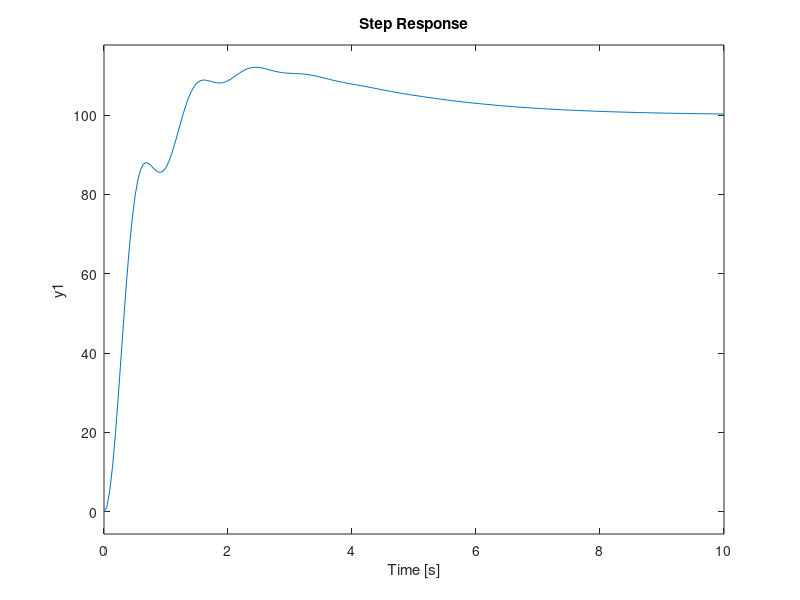

Here is the MATLAB script that generated this plot:
s = tf('s');

Mp = 0.248;
tp = 3.45;
ksi = -log(Mp)/sqrt(log(Mp)*log(Mp)+pi^2);
beta = asin(sqrt(1-ksi^2));
wd = pi/tp;
wn = wd/sin(beta);

PT2 = wn^2/(s^2 + 2*ksi*wn*s + wn^2)
% step(PT2)
% grid
% hold
 
% Mp2 = 0.2163;
% tp2 = 3.0;
% ksi2 = -log(Mp2)/sqrt(log(Mp2)*log(Mp2)+pi^2);
% beta2 = asin(sqrt(1-ksi2^2));
% wd2 = pi/tp2;
% wn2 = wd2/sin(beta2);
% sys2 = wn2^2/(s^2 + 2*ksi2*wn2*s + wn2^2)
% step(sys2)

i=1;
a(i,:) = 15.6;


K1 = 15.6;
K2 = 63.5;
sys1 = PT2 * K1 * (1/s) * (1/s);
sys2 = PT2 * K2 * (1/s) * (1/s);

PID(i,1:3) =  15.6/a(i,:)  * [ 0.8e-3,  8.9e-6,  18e-3 ]; 

P = PID(i,1);
I = PID(i,2);
D = PID(i,3);

PID = ( P + I * 1/s + D * s);

cl_sys1 = (PID * sys1) / ( 1 + PID * sys1);
cl_sys2 = (PID * sys2) / ( 1 + PID * sys2);

step(cl_sys1)
% hold
% step(cl_sys2)
grid

%% Josef Ettl's PT2
JE_PT2 = 41*s / (s^2 +  4.65*s + 41);

P = 1.866;
I = 0.6909;
D = 0.2955;
PID = ( P + I * 1/s + D * s);

sys = JE_PT2 * 1/s^2
cl_sys = (PID * sys ) / ( 1 + PID * sys);

step(100*cl_sys)
grid




